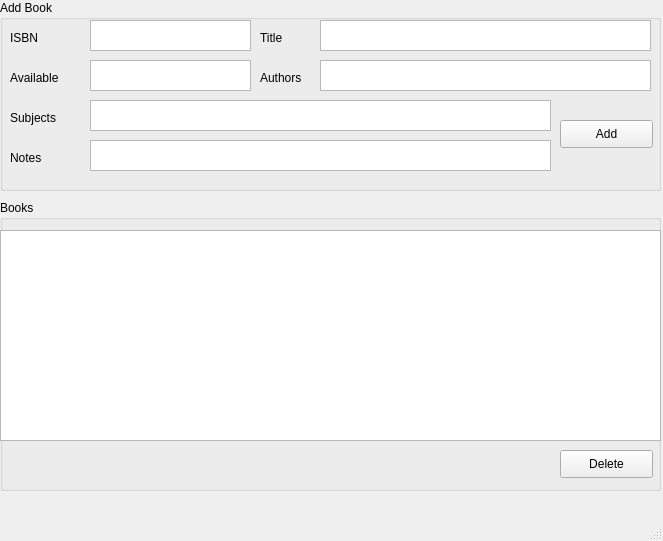
<?xml version="1.0" encoding="UTF-8"?>
<ui version="4.0">
 <class>MainWindow</class>
 <widget class="QMainWindow" name="MainWindow">
  <property name="geometry">
   <rect>
    <x>0</x>
    <y>0</y>
    <width>663</width>
    <height>541</height>
   </rect>
  </property>
  <property name="windowTitle">
   <string>MainWindow</string>
  </property>
  <widget class="QWidget" name="centralwidget">
   <widget class="QTableWidget" name="bookTable">
    <property name="geometry">
     <rect>
      <x>0</x>
      <y>230</y>
      <width>661</width>
      <height>211</height>
     </rect>
    </property>
    <property name="selectionMode">
     <enum>QAbstractItemView::SingleSelection</enum>
    </property>
    <property name="selectionBehavior">
     <enum>QAbstractItemView::SelectRows</enum>
    </property>
   </widget>
   <widget class="QGroupBox" name="groupBox">
    <property name="geometry">
     <rect>
      <x>0</x>
      <y>0</y>
      <width>661</width>
      <height>191</height>
     </rect>
    </property>
    <property name="title">
     <string>Add Book</string>
    </property>
    <widget class="QTextEdit" name="isbnText">
     <property name="geometry">
      <rect>
       <x>90</x>
       <y>20</y>
       <width>161</width>
       <height>31</height>
      </rect>
     </property>
    </widget>
    <widget class="QLabel" name="label">
     <property name="geometry">
      <rect>
       <x>10</x>
       <y>30</y>
       <width>72</width>
       <height>15</height>
      </rect>
     </property>
     <property name="text">
      <string>ISBN</string>
     </property>
    </widget>
    <widget class="QTextEdit" name="availableText">
     <property name="geometry">
      <rect>
       <x>90</x>
       <y>60</y>
       <width>161</width>
       <height>31</height>
      </rect>
     </property>
    </widget>
    <widget class="QLabel" name="label_2">
     <property name="geometry">
      <rect>
       <x>10</x>
       <y>70</y>
       <width>72</width>
       <height>15</height>
      </rect>
     </property>
     <property name="text">
      <string>Available</string>
     </property>
    </widget>
    <widget class="QLabel" name="label_5">
     <property name="geometry">
      <rect>
       <x>10</x>
       <y>150</y>
       <width>72</width>
       <height>15</height>
      </rect>
     </property>
     <property name="text">
      <string>Notes</string>
     </property>
    </widget>
    <widget class="QTextEdit" name="subjectsText">
     <property name="geometry">
      <rect>
       <x>90</x>
       <y>100</y>
       <width>461</width>
       <height>31</height>
      </rect>
     </property>
    </widget>
    <widget class="QTextEdit" name="notesText">
     <property name="geometry">
      <rect>
       <x>90</x>
       <y>140</y>
       <width>461</width>
       <height>31</height>
      </rect>
     </property>
    </widget>
    <widget class="QLabel" name="label_6">
     <property name="geometry">
      <rect>
       <x>10</x>
       <y>110</y>
       <width>72</width>
       <height>15</height>
      </rect>
     </property>
     <property name="text">
      <string>Subjects</string>
     </property>
    </widget>
    <widget class="QLabel" name="label_7">
     <property name="geometry">
      <rect>
       <x>260</x>
       <y>70</y>
       <width>72</width>
       <height>15</height>
      </rect>
     </property>
     <property name="text">
      <string>Authors</string>
     </property>
    </widget>
    <widget class="QTextEdit" name="titleText">
     <property name="geometry">
      <rect>
       <x>320</x>
       <y>20</y>
       <width>331</width>
       <height>31</height>
      </rect>
     </property>
    </widget>
    <widget class="QTextEdit" name="authorsText">
     <property name="geometry">
      <rect>
       <x>320</x>
       <y>60</y>
       <width>331</width>
       <height>31</height>
      </rect>
     </property>
    </widget>
    <widget class="QLabel" name="label_8">
     <property name="geometry">
      <rect>
       <x>260</x>
       <y>30</y>
       <width>72</width>
       <height>15</height>
      </rect>
     </property>
     <property name="text">
      <string>Title</string>
     </property>
    </widget>
    <widget class="QPushButton" name="btnAdd">
     <property name="geometry">
      <rect>
       <x>560</x>
       <y>120</y>
       <width>93</width>
       <height>28</height>
      </rect>
     </property>
     <property name="text">
      <string>Add</string>
     </property>
    </widget>
   </widget>
   <widget class="QGroupBox" name="groupBox_2">
    <property name="geometry">
     <rect>
      <x>0</x>
      <y>200</y>
      <width>661</width>
      <height>291</height>
     </rect>
    </property>
    <property name="title">
     <string>Books</string>
    </property>
    <widget class="QPushButton" name="btnDelete">
     <property name="geometry">
      <rect>
       <x>560</x>
       <y>250</y>
       <width>93</width>
       <height>28</height>
      </rect>
     </property>
     <property name="text">
      <string>Delete</string>
     </property>
    </widget>
   </widget>
   <zorder>groupBox</zorder>
   <zorder>groupBox_2</zorder>
   <zorder>bookTable</zorder>
  </widget>
  <widget class="QMenuBar" name="menubar">
   <property name="geometry">
    <rect>
     <x>0</x>
     <y>0</y>
     <width>663</width>
     <height>26</height>
    </rect>
   </property>
  </widget>
  <widget class="QStatusBar" name="statusbar"/>
 </widget>
 <resources/>
 <connections/>
</ui>
